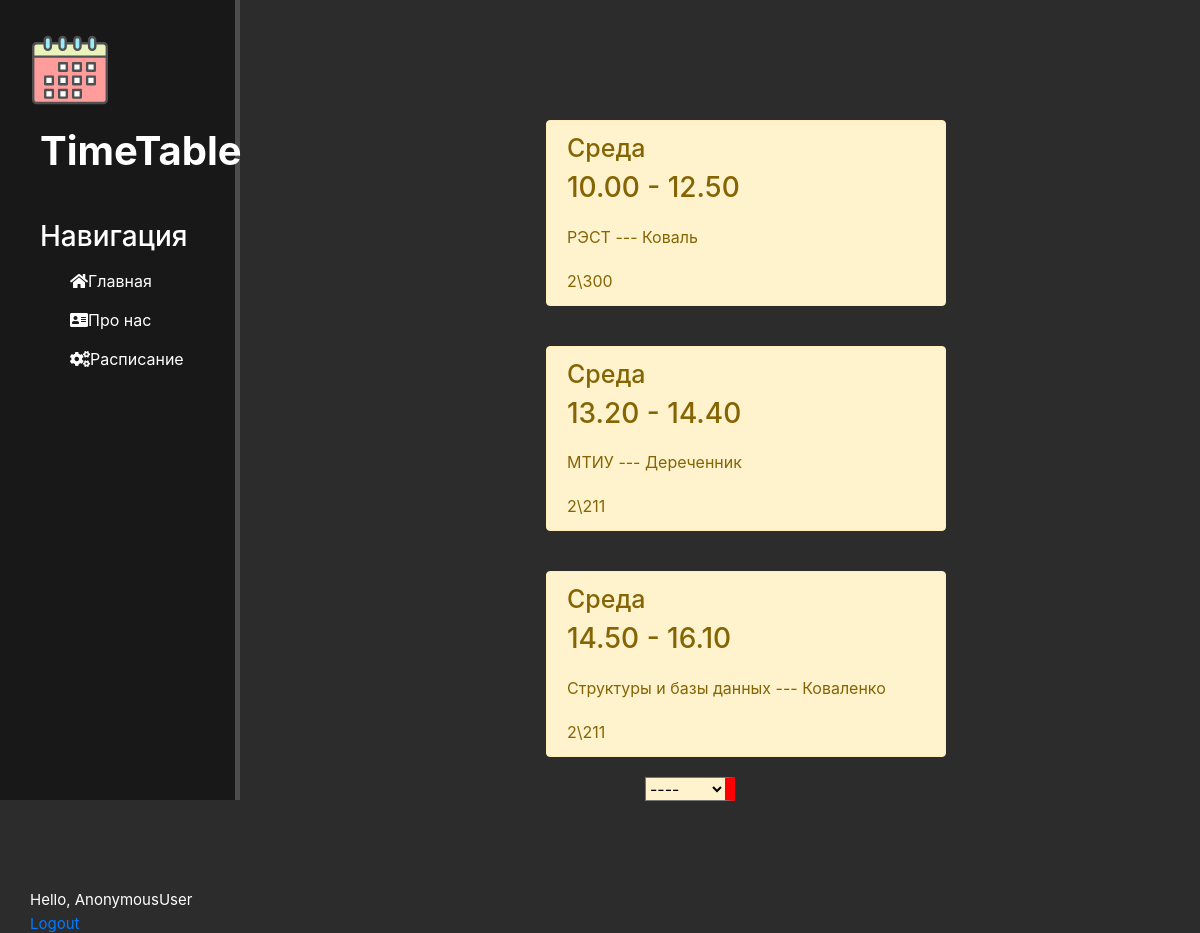
Page /create/wednesday on the committed database.
### create/models.py (models this page shows, shortened)
class TimeTable(models.Model):
    day = models.CharField('День', max_length=50)
    time = models.CharField('Время', max_length=50)
    predmet = models.CharField('Предмет', max_length=50)
    title = models.CharField('Преподаватель', max_length=50)
    kab = models.CharField('Кабинет', max_length=50)
    class Meta:
        verbose_name = 'Расписание'
        verbose_name_plural = 'Расписание'

### create/views.py (the view)
# urls.py: path('wednesday', views.Wednesday, name='wedn'),
def Wednesday(request):
    create = TimeTable.objects.order_by('time').filter(day='Среда')
    return render(request, 'create/mond.html', {'list': create})

### create/templates/create/mond.html (shortened to what this page needs)
{% extends 'main/layout.html' %}
{% block content %}
    <div class="features">
        {% for el in list %}
            <div class="alert alert-warning">
                <h1>{{ el.day }}</h1>
                <h3>{{ el.time }}</h3>
                <p>{{ el.predmet }} --- {{ el.title }}</p>
                <p3>{{ el.kab }}</p3>
            </div>
        {% endfor %}
        <div class="sellect">
            <select onchange="window.location.href=this.options[this.selectedIndex].value">
                <option selected disabled="true">--{{ value|date:"D" }}--</option>
            </select>
        </div>
        </div>
{% endblock %}

### main/static/main/css/main.css (style rules this page uses)
body { background: #2c2c2c; }
main .features { float: left; color: #fff; margin-top: 100px; text-align: center; width: 75%; }
main .features h1 { font-size: 25px; }
main .features p { max-width: 400px; margin: 20px auto; }
.alert-warning { float: left; clear: both; width: 400px; margin: 20px 34%; text-align: left; }
main .sellect select { width: 10%; border-right: 10px solid red; background-color: #fff3cd; }

### rows in the picture
TimeTable: day "Среда", time "10.00 - 12.50", predmet "РЭСТ", title "Коваль", kab "2\\300"
TimeTable: day "Среда", time "13.20 - 14.40", predmet "МТИУ", title "Дереченник", kab "2\\211"
TimeTable: day "Среда", time "14.50 - 16.10", predmet "Структуры и базы данных", title "Коваленко", kab "2\\211"

### other values in the picture
{{ request.user }} "AnonymousUser"
